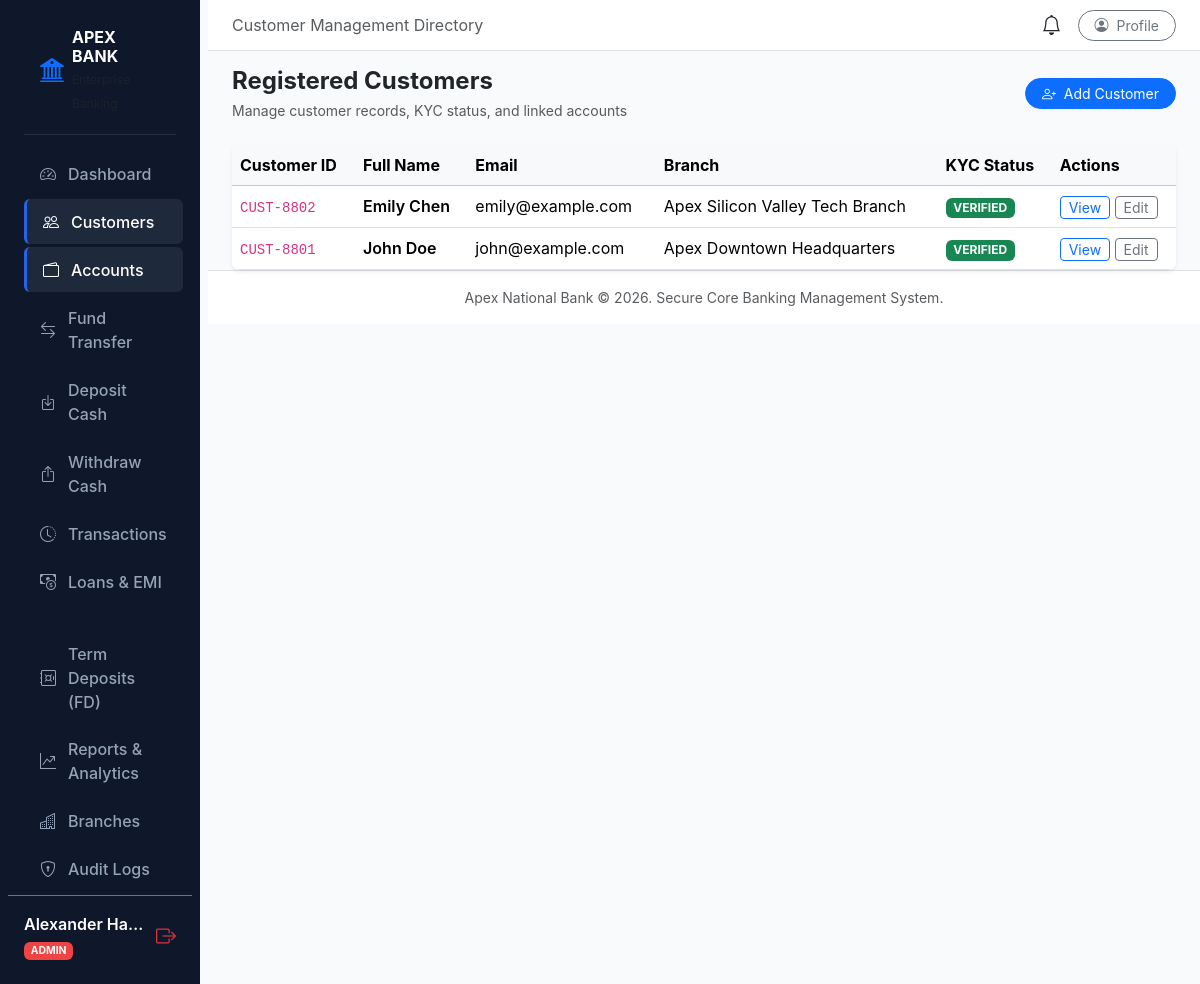
The page /accounts/customers/ (signed in) on the database its author committed.
### apps/accounts/models.py (models this page shows, shortened)
class User(AbstractUser):
    role = models.CharField(
        max_length=20,
        choices=UserRole.choices,
        default=UserRole.CUSTOMER,
        help_text=_("Role determining system access permissions.")
    )
    phone_number = models.CharField(max_length=20, blank=True, null=True)
    is_verified = models.BooleanField(default=False)
    created_at = models.DateTimeField(auto_now_add=True)
    updated_at = models.DateTimeField(auto_now=True)
    @property
    def is_bank_staff(self):
        return self.role in [UserRole.ADMIN, UserRole.STAFF] or self.is_staff
    @property
    def is_bank_customer(self):
        return self.role == UserRole.CUSTOMER

class CustomerProfile(models.Model):
    user = models.OneToOneField(User, on_delete=models.CASCADE, related_name='customer_profile')
    customer_id = models.CharField(max_length=30, unique=True, editable=False)
    branch = models.ForeignKey(Branch, on_delete=models.SET_NULL, null=True, blank=True, related_name='customers')
    date_of_birth = models.DateField(null=True, blank=True)
    gender = models.CharField(max_length=15, choices=[('Male', 'Male'), ('Female', 'Female'), ('Other', 'Other')], default='Male')
    id_type = models.CharField(max_length=50, default='National ID / Passport')
    id_number = models.CharField(max_length=50, blank=True)
    address = models.TextField(blank=True)
    city = models.CharField(max_length=100, blank=True)
    state = models.CharField(max_length=100, blank=True)
    occupation = models.CharField(max_length=100, blank=True)
    annual_income = models.DecimalField(max_digits=14, decimal_places=2, default=0.00)
    kyc_status = models.CharField(max_length=20, choices=KYCStatus.choices, default=KYCStatus.PENDING)
    profile_picture = models.ImageField(upload_to='profiles/', blank=True, null=True)
    created_at = models.DateTimeField(auto_now_add=True)
    updated_at = models.DateTimeField(auto_now=True)

class Branch(models.Model):
    name = models.CharField(max_length=150)
    branch_code = models.CharField(max_length=20, unique=True)
    ifsc_code = models.CharField(max_length=20, unique=True)
    address = models.TextField()
    city = models.CharField(max_length=100)
    state = models.CharField(max_length=100)
    zip_code = models.CharField(max_length=20)
    phone = models.CharField(max_length=25)
    email = models.EmailField()
    manager_name = models.CharField(max_length=100, blank=True)
    is_active = models.BooleanField(default=True)
    created_at = models.DateTimeField(auto_now_add=True)
    class Meta:
        verbose_name_plural = "Branches"
        ordering = ['branch_code']

### apps/accounts/views.py (the view, shortened to what this page needs)
# urls.py: path('customers/', views.customer_list_view, name='customer_list'),
@login_required
@staff_required
def customer_list_view(request):
    query = request.GET.get('q', '').strip()
    kyc_filter = request.GET.get('kyc', '')
    branch_filter = request.GET.get('branch', '')
    customers = CustomerProfile.objects.select_related('user', 'branch').all().order_by('-created_at')
    if kyc_filter:
        customers = customers.filter(kyc_status=kyc_filter)
    if branch_filter:
        customers = customers.filter(branch_id=branch_filter)
    paginator = Paginator(customers, 10)
    page_number = request.GET.get('page')
    page_obj = paginator.get_page(page_number)
    branches = Branch.objects.filter(is_active=True)
    return render(request, 'customers/customer_list.html', {
        'page_obj': page_obj,
        'query': query,
        'kyc_filter': kyc_filter,
        'branch_filter': branch_filter,
        'branches': branches,
        'kyc_choices': KYCStatus.choices,
    })

### apps/core/context_processors.py (called while the page is built)
def banking_context(request):
    unread_notifications = 0
    recent_notifications = []
    if request.user.is_authenticated:
        recent_notifications = Notification.objects.filter(user=request.user, is_read=False)[:5]
        unread_notifications = Notification.objects.filter(user=request.user, is_read=False).count()
    return {
        'BANK_NAME': getattr(settings, 'BANK_NAME', 'Apex National Bank'),
        'BANK_CODE': getattr(settings, 'BANK_CODE', 'APEX'),
        'BASE_CURRENCY': getattr(settings, 'BASE_CURRENCY', '$'),
        'unread_notifications_count': unread_notifications,
        'recent_notifications': recent_notifications,
    }

### templates/customers/customer_list.html (shortened to what this page needs)
{% extends 'base.html' %}
{% load crispy_forms_tags %}
{% block header_title %}Customer Management Directory{% endblock %}
{% block content %}
<div class="d-flex justify-content-between align-items-center mb-4">
  <div>
    <h4 class="fw-bold mb-1">Registered Customers</h4>
    <p class="text-muted small mb-0">Manage customer records, KYC status, and linked accounts</p>
  </div>
  <a href="{% url 'accounts:customer_create' %}" class="btn btn-primary btn-sm px-3 rounded-pill">
    <i class="bi bi-person-plus me-1"></i> Add Customer
  </a>
</div>
<div class="card border-0 shadow-sm rounded-3 overflow-hidden">
  <div class="table-responsive">
    <table class="table table-hover align-middle mb-0">
      <thead class="table-light">
        <tr>
          <th>Customer ID</th>
          <th>Full Name</th>
          <th>Email</th>
          <th>Branch</th>
          <th>KYC Status</th>
          <th>Actions</th>
        </tr>
      </thead>
      <tbody>
        {% for customer in page_obj %}
        <tr>
          <td><code>{{ customer.customer_id }}</code></td>
          <td class="fw-semibold">{{ customer.user.get_full_name|default:customer.user.username }}</td>
          <td>{{ customer.user.email }}</td>
          <td>{{ customer.branch.name|default:"Headquarters" }}</td>
          <td>
            <span class="badge {% if customer.kyc_status == 'VERIFIED' %}bg-success{% else %}bg-warning{% endif %}">
              {{ customer.kyc_status }}
            </span>
          </td>
          <td>
            <a href="{% url 'accounts:customer_detail' pk=customer.pk %}" class="btn btn-sm btn-outline-primary py-0 px-2">View</a>
            <a href="{% url 'accounts:customer_update' pk=customer.pk %}" class="btn btn-sm btn-outline-secondary py-0 px-2">Edit</a>
          </td>
        </tr>
        {% empty %}
        <tr>
          <td colspan="6" class="text-center py-4 text-muted">No customer profiles found.</td>
        </tr>
        {% endfor %}
      </tbody>
    </table>
  </div>
</div>
{% endblock %}

### templates/base.html (shortened to what this page needs)
<!DOCTYPE html>
<html lang="en">
<head>
  <link href="https://cdn.jsdelivr.net/npm/bootstrap@5.3.3/dist/css/bootstrap.min.css" rel="stylesheet">
  <link rel="stylesheet" href="https://cdn.jsdelivr.net/npm/bootstrap-icons@1.11.3/font/bootstrap-icons.min.css">
</head>
<body>
<div class="container-fluid p-0">
  <div class="row g-0">
    {% if user.is_authenticated %}
    <div class="col-auto col-md-3 col-xl-2 px-sm-2 px-0 sidebar d-flex flex-column justify-content-between">
      <div class="d-flex flex-column px-3 pt-2">
        <div class="brand-header d-flex align-items-center gap-2 mb-3">
          <i class="bi bi-bank2 fs-4 text-primary"></i>
          <div>
            <h6 class="text-white fw-bold mb-0">APEX BANK</h6>
            <small class="text-muted" style="font-size: 0.75rem;">Enterprise Banking</small>
          </div>
        </div>
        <ul class="nav nav-pills flex-column mb-auto">
          <li class="nav-item">
            <a href="{% url 'core:dashboard' %}" class="nav-link {% if request.resolver_match.url_name == 'dashboard' %}active{% endif %}">
              <i class="bi bi-speedometer2"></i> Dashboard
            </a>
          </li>
          {% if user.is_bank_staff %}
          <li>
            <a href="{% url 'accounts:customer_list' %}" class="nav-link {% if 'customer' in request.path %}active{% endif %}">
              <i class="bi bi-people"></i> Customers
            </a>
          </li>
          {% endif %}
          <li>
            <a href="{% url 'banking:account_list' %}" class="nav-link {% if 'accounts' in request.path %}active{% endif %}">
              <i class="bi bi-wallet2"></i> Accounts
            </a>
          </li>
          <li>
            <a href="{% url 'banking:transfer' %}" class="nav-link {% if 'transfer' in request.path %}active{% endif %}">
              <i class="bi bi-arrow-left-right"></i> Fund Transfer
            </a>
          </li>
          {% if user.is_bank_staff %}
          <li>
            <a href="{% url 'banking:deposit' %}" class="nav-link {% if 'deposit' in request.path %}active{% endif %}">
              <i class="bi bi-box-arrow-in-down"></i> Deposit Cash
            </a>
          </li>
          <li>
            <a href="{% url 'banking:withdraw' %}" class="nav-link {% if 'withdraw' in request.path %}active{% endif %}">
              <i class="bi bi-box-arrow-up"></i> Withdraw Cash
            </a>
          </li>
          {% endif %}
          <li>
            <a href="{% url 'banking:transactions' %}" class="nav-link {% if 'transactions' in request.path %}active{% endif %}">
              <i class="bi bi-clock-history"></i> Transactions
            </a>
          </li>
          <li>
            <a href="{% url 'loans:loan_list' %}" class="nav-link {% if 'loans' in request.path %}active{% endif %}">
              <i class="bi bi-cash-coin"></i> Loans & EMI
            </a>
          </li>
          <li>
            <a href="{% url 'deposits:fd_list' %}" class="nav-link {% if 'deposits' in request.path %}active{% endif %}">
              <i class="bi bi-safe"></i> Term Deposits (FD)
            </a>
          </li>
          {% if user.is_bank_staff %}
          <li>
            <a href="{% url 'core:analytics' %}" class="nav-link {% if 'analytics' in request.path %}active{% endif %}">
              <i class="bi bi-graph-up-arrow"></i> Reports & Analytics
            </a>
          </li>
          <li>
            <a href="{% url 'accounts:branch_list' %}" class="nav-link {% if 'branches' in request.path %}active{% endif %}">
              <i class="bi bi-buildings"></i> Branches
            </a>
          </li>
          <li>
            <a href="{% url 'core:audit_logs' %}" class="nav-link {% if 'audit-logs' in request.path %}active{% endif %}">
              <i class="bi bi-shield-lock"></i> Audit Logs
            </a>
          </li>
          {% endif %}
        </ul>
      </div>
      <div class="px-3 pb-3 border-top border-secondary pt-3">
        <div class="d-flex align-items-center justify-content-between mb-2">
          <div class="text-truncate me-2">
            <span class="text-white d-block fw-semibold text-truncate">{{ user.get_full_name|default:user.username }}</span>
            <span class="badge badge-{{ user.role|lower }} text-white" style="font-size: 0.65rem;">{{ user.role }}</span>
          </div>
          <a href="{% url 'accounts:logout' %}" class="text-danger" title="Logout">
            <i class="bi bi-box-arrow-right fs-5"></i>
          </a>
        </div>
      </div>
    </div>
    {% endif %}
    <div class="{% if user.is_authenticated %}col ps-md-2{% else %}col-12{% endif %}">
      {% if user.is_authenticated %}
      <nav class="navbar navbar-expand-lg navbar-light bg-white border-bottom px-4 py-2 sticky-top">
        <div class="container-fluid p-0">
          <span class="navbar-brand text-muted fs-6 mb-0">{% block header_title %}Apex Banking Portal{% endblock %}</span>
          <div class="d-flex align-items-center gap-3">
            <div class="dropdown">
              <a class="position-relative text-dark text-decoration-none" href="#" data-bs-toggle="dropdown">
                <i class="bi bi-bell fs-5"></i>
              </a>
            </div>
            <a href="{% url 'accounts:profile' %}" class="btn btn-sm btn-outline-secondary d-flex align-items-center gap-2 rounded-pill px-3">
              <i class="bi bi-person-circle"></i>
              <span>Profile</span>
            </a>
          </div>
        </div>
      </nav>
      {% endif %}
      <div class="container-fluid px-4 pt-3">
        {% block content %}{% endblock %}
      </div>
      <footer class="mt-auto py-3 text-center text-muted border-top bg-white small">
        <div class="container">
          <span>Apex National Bank &copy; 2026. Secure Core Banking Management System.</span>
        </div>
      </footer>
    </div>
  </div>
</div>
</body>
</html>

### templates/base.html (style rules this page uses)
:root { --primary-navy: #0F172A; --secondary-slate: #1E293B; --accent-blue: #2563EB; --accent-teal: #0D9488; --bg-light: #F8FAFC; }
body { background-color: var(--bg-light); font-family: -apple-system, BlinkMacSystemFont, "Segoe UI", Roboto, "Helvetica Neue", Arial, sans-serif; min-height: 100vh; display: flex; flex-direction: column; }
.sidebar { background-color: var(--primary-navy); min-height: 100vh; color: #94A3B8; }
.sidebar .nav-link { color: #94A3B8; padding: 0.65rem 1rem; border-radius: 0.375rem; margin-bottom: 0.2rem; display: flex; align-items: center; gap: 0.75rem; font-weight: 500; transition: all 0.2s ease; }
.sidebar .nav-link:hover, .sidebar .nav-link.active { color: #FFFFFF; background-color: var(--secondary-slate); }
.sidebar .nav-link.active { border-left: 3px solid var(--accent-blue); }
.brand-header { padding: 1.25rem 1rem; border-bottom: 1px solid rgba(255, 255, 255, 0.1); }
.badge-admin { background-color: #EF4444; }

### rows shown on the page
User: get_full_name "Alexander Ha…", role "ADMIN"
CustomerProfile: customer_id "CUST-8802", user.get_full_name "Emily Chen", user.email "emily@example.com", branch.name "Apex Silicon Valley Tech Branch", kyc_status "VERIFIED"
CustomerProfile: customer_id "CUST-8801", user.get_full_name "John Doe", user.email "john@example.com", branch.name "Apex Downtown Headquarters", kyc_status "VERIFIED"
